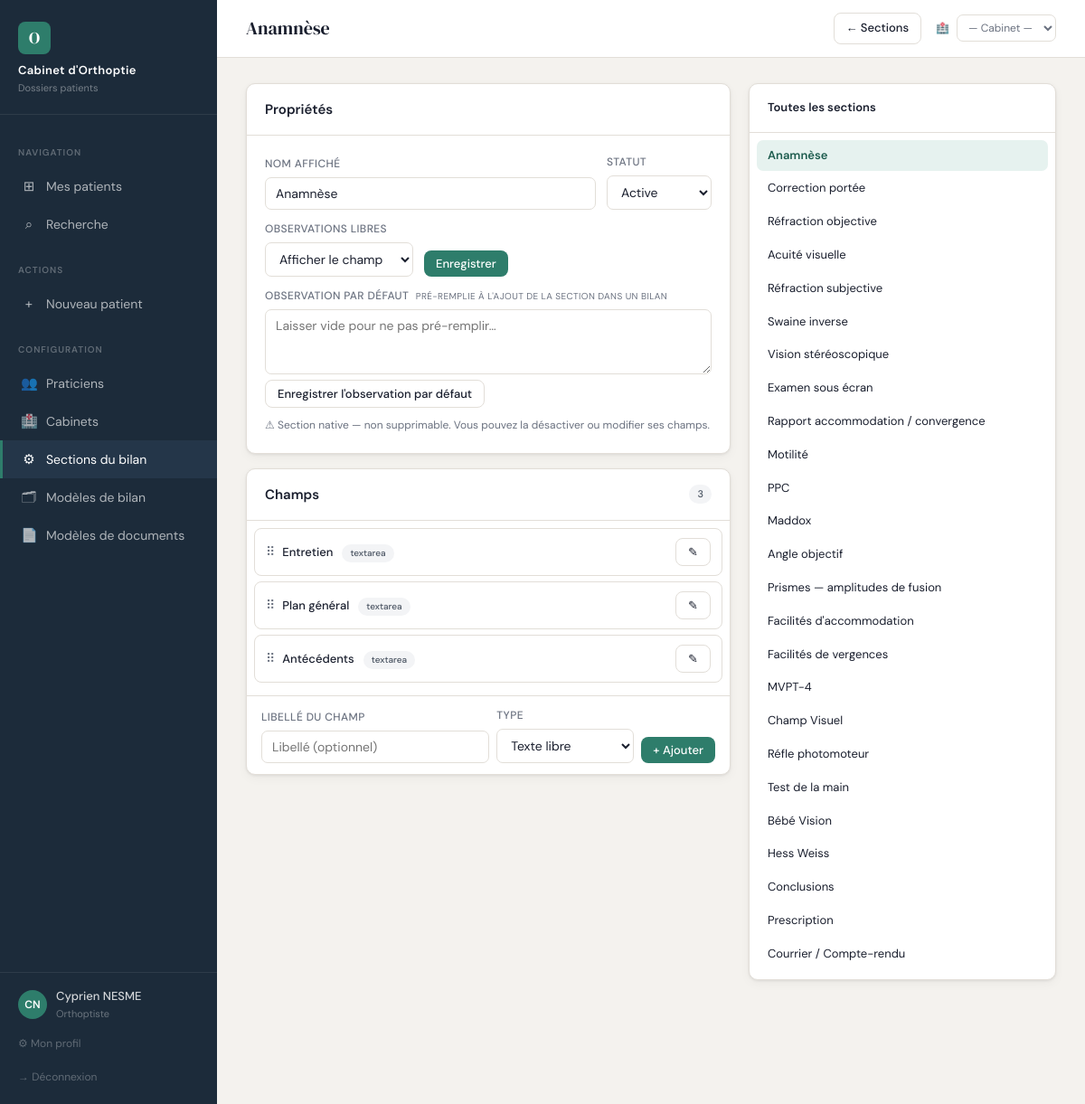
Screenshot of /admin/section/1 (signed in) with the database file from the repository.
### app.py (models this page shows, shortened)
class Praticien(UserMixin, db.Model):
    __tablename__ = 'praticien'
    id            = db.Column(db.Integer, primary_key=True)
    nom           = db.Column(db.String(100), nullable=False)
    prenom        = db.Column(db.String(100), nullable=False)
    titre         = db.Column(db.String(50), default='Orthoptiste')
    email         = db.Column(db.String(200), unique=True)
    login         = db.Column(db.String(100), unique=True, nullable=False)
    password_hash = db.Column(db.String(200))
    rpps          = db.Column(db.String(11))   # N° RPPS national fixe
    couleur       = db.Column(db.String(7), default='#2E7D6B')  # couleur hex
    actif         = db.Column(db.Boolean, default=True)
    role          = db.Column(db.String(20), default='praticien')  # 'admin' ou 'praticien'
    created_at    = db.Column(db.DateTime, default=datetime.utcnow)
    @property
    def is_admin(self):
        return self.role == 'admin'

class SectionDef(db.Model):
    __tablename__ = 'section_def'
    id       = db.Column(db.Integer, primary_key=True)
    type_key = db.Column(db.String(50), unique=True, nullable=False)
    label    = db.Column(db.String(100), nullable=False)
    ordre    = db.Column(db.Integer, default=99)
    builtin  = db.Column(db.Boolean, default=False)
    actif            = db.Column(db.Boolean, default=True)
    obs_defaut       = db.Column(db.Text, default='')    # pré-rempli dans le champ observations
    avec_observations = db.Column(db.Boolean, default=True)  # afficher le champ observations
    champs     = db.relationship('ChampDef', backref='section',
                               order_by='ChampDef.ordre', cascade='all, delete-orphan')

class ChampDef(db.Model):
    __tablename__ = 'champ_def'
    id         = db.Column(db.Integer, primary_key=True)
    section_id = db.Column(db.Integer, db.ForeignKey('section_def.id'), nullable=False)
    name       = db.Column(db.String(50), nullable=False)
    label      = db.Column(db.String(100), nullable=False)
    type       = db.Column(db.String(20), default='text')
    ordre      = db.Column(db.Integer, default=99)
    actif      = db.Column(db.Boolean, default=True)
    options    = db.relationship('OptionDef', backref='champ',
                                 order_by='OptionDef.ordre', cascade='all, delete-orphan')

### app.py (the view)
@app.route('/admin/section/<int:section_id>')
@login_required
@admin_required
def admin_section_detail(section_id):
    section = SectionDef.query.get_or_404(section_id)
    all_sections = SectionDef.query.order_by(SectionDef.ordre).all()
    return render_template('admin/section_detail.html', section=section, all_sections=all_sections)

### app.py (called while the page is built)
def admin_required(f):
    from functools import wraps
    @wraps(f)
    def decorated(*args, **kwargs):
        if not current_user.is_authenticated or not current_user.is_admin:
            flash('Accès réservé aux administrateurs.', 'danger')
            return redirect(url_for('index'))
        return f(*args, **kwargs)
    return decorated

def get_current_cabinet():
    cab_id = session.get('cabinet_id')
    if cab_id:
        return Cabinet.query.get(cab_id)
    return None

def get_cabinets_praticien():
    if not current_user.is_authenticated:
        return []
    pcs = PraticienCabinet.query.filter_by(
        praticien_id=current_user.id).join(Cabinet).filter(Cabinet.actif==True).all()
    return [pc.cabinet for pc in pcs]

@login_manager.user_loader
def load_user(user_id): return Praticien.query.get(int(user_id))

@app.context_processor
def inject_cabinet():
    if current_user.is_authenticated:
        return {
            'cabinet_courant': get_current_cabinet(),
            'cabinets_dispo':  get_cabinets_praticien(),
        }
    return {'cabinet_courant': None, 'cabinets_dispo': []}

### templates/admin/section_detail.html (shortened to what this page needs)
{% extends "base.html" %}
{% block page_title %}{{ section.label }}{% endblock %}
{% block topbar_actions %}
  <a href="{{ url_for('admin_sections') }}" class="btn btn-secondary btn-sm">← Sections</a>
{% endblock %}
{% block content %}
<div style="display:grid;grid-template-columns:1fr 340px;gap:20px;align-items:start;max-width:1000px;">
  <div>
    <div class="card" style="margin-bottom:16px;">
      <div class="card-header"><h2>Propriétés</h2></div>
      <div class="card-body">
        <form method="POST" action="{{ url_for('admin_section_modifier', section_id=section.id) }}"
              style="display:flex;gap:12px;align-items:flex-end;flex-wrap:wrap;">
          <div class="field-group" style="flex:1;min-width:200px;">
            <label class="field-label">Nom affiché</label>
            <input type="text" name="label" value="{{ section.label }}" required>
          </div>
          <div class="field-group">
            <label class="field-label">Statut</label>
            <select name="actif">
              <option value="1" {{ 'selected' if section.actif }}>Active</option>
            </select>
          </div>
          <div class="field-group">
            <label class="field-label">Observations libres</label>
            <select name="avec_observations">
              <option value="1" {{ 'selected' if section.avec_observations != False }}>Afficher le champ</option>
            </select>
          </div>
          <button type="submit" class="btn btn-primary btn-sm">Enregistrer</button>
        </form>
        <form method="POST" action="{{ url_for('admin_section_modifier', section_id=section.id) }}"
              style="margin-top:12px;">
          <div class="field-group">
            <label class="field-label">
              Observation par défaut
              <span style="font-weight:400;color:var(--muted);font-size:10px;margin-left:4px;">
                pré-remplie à l'ajout de la section dans un bilan
              </span>
            </label>
            <textarea name="obs_defaut" rows="3"
                      placeholder="Laisser vide pour ne pas pré-remplir…">{{ section.obs_defaut or '' }}</textarea>
          </div>
          <button type="submit" class="btn btn-secondary btn-sm" style="margin-top:6px;">
            Enregistrer l'observation par défaut
          </button>
        </form>
        {% if section.builtin %}
        <div style="margin-top:10px;font-size:12px;color:var(--muted);">
          ⚠ Section native — non supprimable. Vous pouvez la désactiver ou modifier ses champs.
        </div>
        {% else %}
        <form method="POST" action="{{ url_for('admin_section_supprimer', section_id=section.id) }}"
              style="margin-top:12px;"
              onsubmit="return confirm('Supprimer définitivement cette section ?')">
          <button type="submit" class="btn btn-danger btn-sm">Supprimer la section</button>
        </form>
        {% endif %}
      </div>
    </div>
    <div class="card">
      <div class="card-header">
        <h2>Champs</h2>
        <span class="badge badge-gray">{{ section.champs|selectattr('actif')|list|length }}</span>
      </div>
      <div id="champs-list" style="padding:8px;">
        {% for champ in section.champs %}
        <div class="champ-row" data-id="{{ champ.id }}"
             style="border:1px solid var(--border);border-radius:8px;
                    margin-bottom:6px;background:var(--surface);">
          <div style="display:flex;align-items:center;gap:8px;padding:10px 12px;cursor:grab;">
            <span style="color:var(--muted);font-size:14px;">⠿</span>
            <div style="flex:1;">
              <span style="font-size:13px;font-weight:500;">{{ champ.label }}</span>
              <span class="badge badge-gray" style="margin-left:6px;font-size:10px;">{{ champ.type }}</span>
            </div>
            <button type="button" onclick="toggleChamp({{ champ.id }})"
                    class="btn btn-secondary btn-sm">✎</button>
          </div>
        </div>
        {% endfor %}
      </div>
      <div style="padding:12px 16px;border-top:1px solid var(--border);">
        <form method="POST" action="{{ url_for('admin_champ_nouveau', section_id=section.id) }}"
              style="display:flex;gap:8px;align-items:flex-end;flex-wrap:wrap;">
          <div class="field-group" style="flex:1;min-width:160px;">
            <label class="field-label">Libellé du champ</label>
            <input type="text" name="label" placeholder="Libellé (optionnel)">
          </div>
          <div class="field-group">
            <label class="field-label">Type</label>
            <select name="type">
              <option value="text">Texte libre</option>
            </select>
          </div>
          <button type="submit" class="btn btn-primary btn-sm">+ Ajouter</button>
        </form>
      </div>
    </div>
  </div>
  <div style="position:sticky;top:80px;">
    <div class="card">
      <div class="card-header"><h2 style="font-size:13px;">Toutes les sections</h2></div>
      <div style="padding:8px;max-height:calc(100vh - 200px);overflow-y:auto;">
        {% for s in all_sections %}
        <a href="{{ url_for('admin_section_detail', section_id=s.id) }}"
           style="display:block;padding:7px 12px;border-radius:7px;margin-bottom:2px;
                  font-size:13px;text-decoration:none;
                  background:{{ 'var(--accent-lt)' if s.id == section.id else 'transparent' }};
                  color:{{ 'var(--accent-dk)' if s.id == section.id else 'var(--text)' }};
                  font-weight:{{ '600' if s.id == section.id else '400' }};"
           onmouseover="if({{ 'false' if s.id == section.id else 'true' }}) this.style.background='var(--bg)'"
           onmouseout="if({{ 'false' if s.id == section.id else 'true' }}) this.style.background='transparent'">
          {{ s.label }}
        </a>
        {% endfor %}
      </div>
    </div>
  </div>
</div>
{% endblock %}

### templates/base.html (shortened to what this page needs)
<!DOCTYPE html>
<html lang="fr">
<head>
</head>
<body>
{% if current_user.is_authenticated %}
<aside class="sidebar">
  <div class="sidebar-brand">
    <div class="logo-mark">O</div>
    <h1>Cabinet d'Orthoptie</h1>
    <p>Dossiers patients</p>
  </div>
  <nav class="sidebar-nav">
    <div class="nav-section"><span>Navigation</span></div>
    <a href="{{ url_for('index') }}"
       class="nav-item {% if request.endpoint == 'index' %}active{% endif %}">
      <span class="icon">⊞</span> Mes patients
    </a>
    <a href="{{ url_for('recherche') }}"
       class="nav-item {% if request.endpoint == 'recherche' %}active{% endif %}">
      <span class="icon">⌕</span> Recherche
    </a>
    <div class="nav-section"><span>Actions</span></div>
    <a href="{{ url_for('patient_nouveau') }}"
       class="nav-item {% if request.endpoint == 'patient_nouveau' %}active{% endif %}">
      <span class="icon">+</span> Nouveau patient
    </a>
    <div class="nav-section"><span>Configuration</span></div>
    {% if current_user.is_admin %}
    <a href="{{ url_for('admin_praticiens') }}"
       class="nav-item {% if request.endpoint and 'praticien' in request.endpoint and request.endpoint != 'profil' %}active{% endif %}">
      <span class="icon">👥</span> Praticiens
    </a>
    <a href="{{ url_for('admin_cabinets') }}"
       class="nav-item {% if request.endpoint and 'cabinet' in request.endpoint %}active{% endif %}">
      <span class="icon">🏥</span> Cabinets
    </a>
    <a href="{{ url_for('admin_sections') }}"
       class="nav-item {% if request.endpoint in ['admin_sections','admin_section_detail'] %}active{% endif %}">
      <span class="icon">⚙</span> Sections du bilan
    </a>
    <a href="{{ url_for('admin_modeles') }}"
       class="nav-item {% if request.endpoint and 'modele' in request.endpoint and 'document' not in request.endpoint %}active{% endif %}">
      <span class="icon">🗂</span> Modèles de bilan
    </a>
    <a href="/admin/document-modeles"
       class="nav-item {% if request.endpoint and 'document' in request.endpoint %}active{% endif %}">
      <span class="icon">📄</span> Modèles de documents
    </a>
    {% endif %}
  </nav>
  <div class="sidebar-footer">
    <div class="user-chip">
      <div class="user-avatar">
        {{ current_user.prenom[0] }}{{ current_user.nom[0] }}
      </div>
      <div>
        <div class="user-name">{{ current_user.prenom }} {{ current_user.nom }}</div>
        <div class="user-role">{{ current_user.titre }}</div>
      </div>
    </div>
    <a href="{{ url_for('profil') }}" class="logout-link">⚙ Mon profil</a>
    <a href="{{ url_for('logout') }}" class="logout-link">→ Déconnexion</a>
  </div>
</aside>
{% endif %}
<main class="main">
  <div class="topbar">
    <div class="topbar-title">{% block page_title %}{% endblock %}</div>
    <div class="topbar-actions">
      {% block topbar_actions %}{% endblock %}
      {% if current_user.is_authenticated and cabinets_dispo %}
      <form method="POST" action="{{ url_for('changer_cabinet') }}"
            style="display:flex;align-items:center;gap:8px;margin-left:8px;">
        <span style="font-size:12px;color:var(--muted);white-space:nowrap;">🏥</span>
        <select name="cabinet_id"
                onchange="this.form.submit()"
                style="font-size:12px;padding:5px 8px;border-radius:7px;
                       border:1px solid var(--border);background:var(--surface);
                       color:{% if cabinet_courant %}var(--accent){% else %}var(--muted){% endif %};
                       font-weight:{% if cabinet_courant %}500{% else %}400{% endif %};">
          <option value="">— Cabinet —</option>
        </select>
      </form>
      {% endif %}
    </div>
  </div>
  <div class="content">
    {% block content %}{% endblock %}
  </div>
</main>
</body>
</html>

### rows the page displays
Praticien: prenom "C", nom "N", prenom "Cyprien", nom "NESME", titre "Orthoptiste"
SectionDef: label "Anamnèse"
ChampDef: label "Entretien", type "textarea"
ChampDef: label "Plan général", type "textarea"
ChampDef: label "Antécédents", type "textarea"
SectionDef: label "Correction portée"
SectionDef: label "Réfraction objective"
SectionDef: label "Acuité visuelle"
SectionDef: label "Réfraction subjective"
SectionDef: label "Swaine inverse"
SectionDef: label "Vision stéréoscopique"
SectionDef: label "Examen sous écran"
SectionDef: label "Rapport accommodation / convergence"
SectionDef: label "Motilité"
SectionDef: label "PPC"
SectionDef: label "Maddox"
SectionDef: label "Angle objectif"
SectionDef: label "Prismes — amplitudes de fusion"
SectionDef: label "Facilités d'accommodation"
SectionDef: label "Facilités de vergences"
SectionDef: label "MVPT-4"
SectionDef: label "Champ Visuel"
SectionDef: label "Réfle photomoteur"
SectionDef: label "Test de la main"
SectionDef: label "Bébé Vision"
SectionDef: label "Hess Weiss"
SectionDef: label "Conclusions"
SectionDef: label "Prescription"
SectionDef: label "Courrier / Compte-rendu"

### other values shown
{{ section.champs|selectattr('actif')|list|length }} "3"
